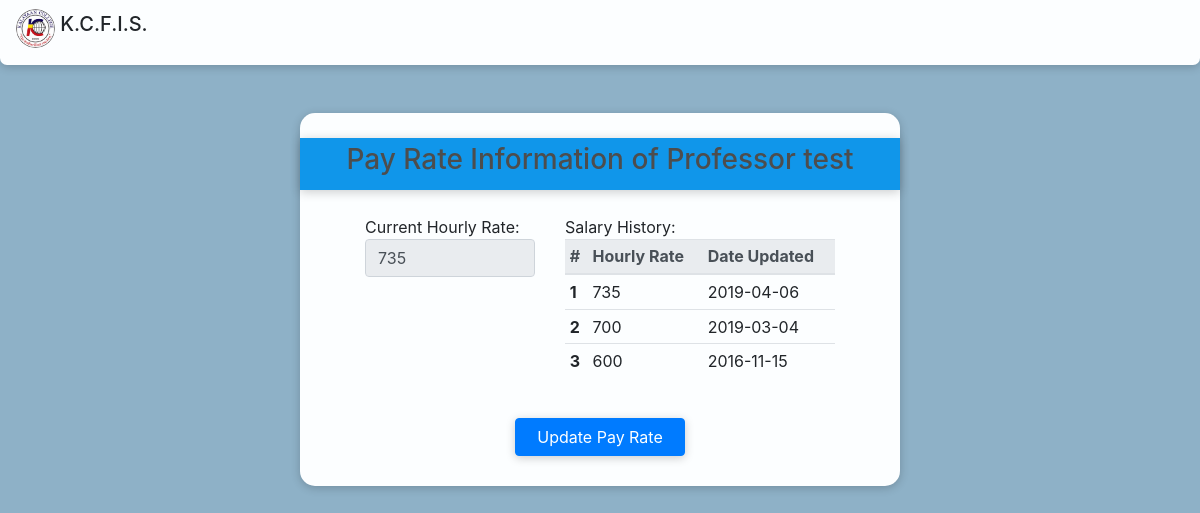
/faculty_payrate_info.php?facid=1, run on the app's committed database.
### tables this page shows
CREATE TABLE `facultyinfotab` (
  `facID` int(11) NOT NULL AUTO_INCREMENT,
  `lname` varchar(30) NOT NULL,
  `fname` varchar(30) NOT NULL,
  `mname` varchar(30) NOT NULL,
  `contactno` text NOT NULL,
  `employeeID` text NOT NULL,
  `address` varchar(100) NOT NULL,
  PRIMARY KEY (`facID`)
);

CREATE TABLE `facultyratetab` (
  `facrateID` int(11) NOT NULL AUTO_INCREMENT,
  `facID` int(11) NOT NULL,
  `hourlyRate` int(30) NOT NULL,
  `dateUpdated` date NOT NULL,
  PRIMARY KEY (`facrateID`),
  KEY `facID` (`facID`),
  CONSTRAINT `facultyratetab_ibfk_1` FOREIGN KEY (`facID`) REFERENCES `facultyinfotab` (`facID`)
);

### faculty_payrate_info.php (the view, shortened to what this page needs)
<?php
  require_once "template.php";
  require 'includes/db.inc.php';
  require 'functions.php';
  $sql = "SELECT *
          FROM facultyinfotab
          WHERE facID = ?";
  $stmt = $conn->prepare($sql);
  $stmt->bind_param("i", $_GET['facid']);
  $stmt->execute();
  $result = $stmt->get_result();
  while($row = $result->fetch_assoc()){
    $facID = $row['facID'];
    $lname = $row['lname'];
    $fname = $row['fname'];
  }
  $sql = "SELECT hourlyRate, dateUpdated
          FROM facultyratetab
          WHERE dateUpdated = (SELECT max(dateUpdated) FROM facultyratetab WHERE facID = ?)";
  $stmt = $conn->prepare($sql);
  $stmt->bind_param("i", $facID);
  $stmt->execute();
  $result = $stmt->get_result();
  while($row = $result->fetch_assoc()){
    $hourlyRate = $row['hourlyRate'];
  }
?>
    <div class="container form-box-md">
      <div class="row form-group form-title">
        <div class="col-sm-12 text-center h3">
          Pay Rate Information of <?php echo $fname." ".$lname ?>
        </div>
      </div>
      <div class="row">
        <label for="fname" class="col-sm-4 offset-sm-1">Current Hourly Rate:
          <input readonly value="<?php echo empty($hourlyRate) ? "None" : $hourlyRate; ?>" type="text" class="form-control col-sm-12" id="hourlyRate" name="hourlyRate">
        </label>
        <label for="mname" class="col-sm-6">Salary History:
          <table class="table table-hover table-sm">
            <thead class="thead-light">
              <tr>
                <th scope="col">#</th>
                <th scope="col">Hourly Rate</th>
                <th scope="col">Date Updated</th>
              </tr>
            </thead>
            <tbody>
              <?php
                payratelist($facID);
              ?>
            </tbody>
          </table>
        </label>
      </div>
      <div class="row pt-sm-3">
        <div class="col-sm-4 offset-sm-4">
          <input type="submit" onclick="document.location='update_faculty_payrate.php?facid=<?php echo $facID ?>'" value="Update Pay Rate" name="facid" class="btn btn-primary btn-block"/>
        </div>
      </div>
    </div>

### functions.php (shortened to what this page needs)
<?php
function payratelist($facID){
  require 'includes/db.inc.php';
  $sql = "SELECT *
          FROM facultyratetab
          WHERE facID = ?
          ORDER BY dateUpdated DESC";
  $stmt = $conn->prepare($sql);
  $stmt->bind_param("s", $facID);
  $stmt->execute();
  $result = $stmt->get_result();
  $count = 1;
  while($row = $result->fetch_assoc()){
    $hourlyRate = $row['hourlyRate'];
    $dateUpdated = $row['dateUpdated'];
    ?>
    <tr>
      <th scope="row"><?php echo $count ?></th>
      <td><?php echo $hourlyRate ?></td>
      <td><?php echo $dateUpdated ?></td>
    </tr>
    <?php
    $count = $count + 1;
  }
}
    ?>

### template.php (style rules this page uses)
.btn { box-shadow: 0 2px 10px rgba(0, 0, 0, 0.2); }
.form-box-md { border-radius: 15px; height: auto; width: 600px; background-color: #FCFEFF; padding-top: 25px; padding-bottom: 30px; margin-bottom: 60px; box-shadow: 0 2px 10px rgba(0, 0, 0, 0.2); --font-family-sans-serif: -apple-system,BlinkMacSystemFont,"Segoe UI",Roboto,"Helvetica Neue",Arial,"Noto Sans",sans-serif,"Apple Color Emoji","Segoe UI Emoji","Segoe UI Symbol","Noto Color Emoji"; --font-family-monospace: SFMono-Regular,Menlo,Monaco,Consolas,"Liberation Mono","Courier New",monospace; }
.form-title { box-shadow: 0 2px 10px rgba(0, 0, 0, 0.2); background-color: #1096EA; padding-top: 5px; padding-bottom: 5px; margin-bottom: 25px; color: #4d4d4d; }

### data on the page
facultyinfotab: fname "Professor", lname "test"
facultyratetab: hourlyRate "735", dateUpdated "2019-04-06"
facultyratetab: hourlyRate "700", dateUpdated "2019-03-04"
facultyratetab: hourlyRate "600", dateUpdated "2016-11-15"
